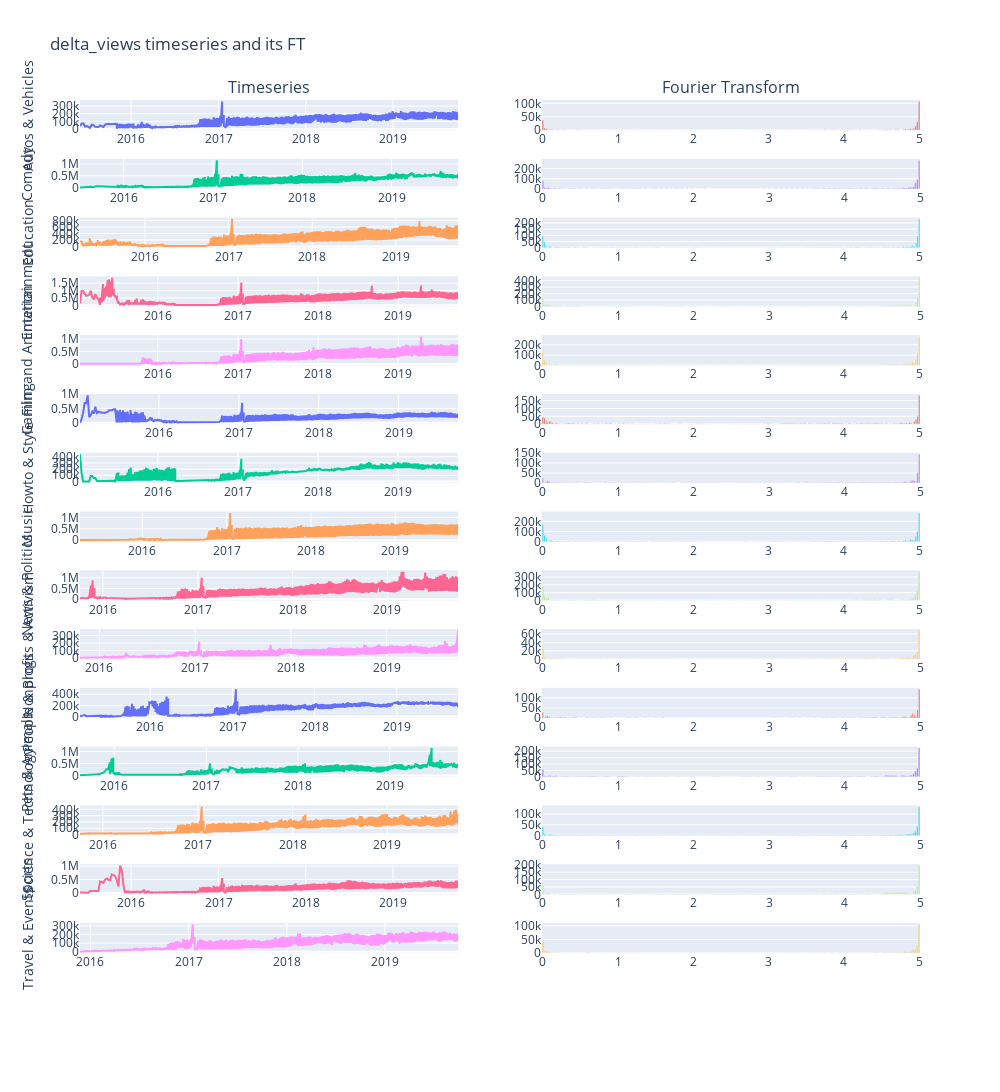

The notebook cell saved with this chart:
### Code cell
fig = make_subplots(rows=categories_nb, cols=2, subplot_titles=('Timeseries', 'Fourier Transform'))

for i, (category, category_df) in enumerate(timeseries_df.groupby(['category', 'datetime']).mean().reset_index().groupby('category')):
    # Timeseries Plot
    fig.add_trace(
        go.Scatter(x=pd.to_datetime(category_df.datetime), y=category_df[metric]),
        row=i+1, col=1
    )
    
    # Computing Fourier Transform
    freqs, fft = ft(category_df, metric)

    # FT Plot
    fig.add_trace(
        go.Bar(x=freqs, y=fft),
        row=i+1, col=2
    )

    fig.update_yaxes(title_text=f'{category}', row=i+1, col=1)


fig.update_layout(height=2500, width=1000, title_text=f"{metric} timeseries and its FT", showlegend=False)
fig.show()

### Figure 1 — Plotly figure (JSON) as saved in the notebook; plotly's stock layout.template omitted (floating-point values rounded to 4 significant figures; data arrays with more than 128 entries replaced by an {"elided": "..."} marker saying what was removed)
{"data": [{"type": "scatter", "x": {"elided": "432 str values"}, "xaxis": "x", "y": {"elided": "432 float values"}, "yaxis": "y"}, {"type": "bar", "x": {"elided": "217 float values"}, "xaxis": "x2", "y": {"elided": "217 float values"}, "yaxis": "y2"}, {"type": "scatter", "x": {"elided": "423 str values"}, "xaxis": "x3", "y": {"elided": "423 float values"}, "yaxis": "y3"}, {"type": "bar", "x": {"elided": "212 float values"}, "xaxis": "x4", "y": {"elided": "212 float values"}, "yaxis": "y4"}, {"type": "scatter", "x": {"elided": "472 str values"}, "xaxis": "x5", "y": {"elided": "472 float values"}, "yaxis": "y5"}, {"type": "bar", "x": {"elided": "237 float values"}, "xaxis": "x6", "y": {"elided": "237 float values"}, "yaxis": "y6"}, {"type": "scatter", "x": {"elided": "481 str values"}, "xaxis": "x7", "y": {"elided": "481 float values"}, "yaxis": "y7"}, {"type": "bar", "x": {"elided": "241 float values"}, "xaxis": "x8", "y": {"elided": "241 float values"}, "yaxis": "y8"}, {"type": "scatter", "x": {"elided": "454 str values"}, "xaxis": "x9", "y": {"elided": "454 float values"}, "yaxis": "y9"}, {"type": "bar", "x": {"elided": "228 float values"}, "xaxis": "x10", "y": {"elided": "228 float values"}, "yaxis": "y10"}, {"type": "scatter", "x": {"elided": "472 str values"}, "xaxis": "x11", "y": {"elided": "472 float values"}, "yaxis": "y11"}, {"type": "bar", "x": {"elided": "237 float values"}, "xaxis": "x12", "y": {"elided": "237 float values"}, "yaxis": "y12"}, {"type": "scatter", "x": {"elided": "471 str values"}, "xaxis": "x13", "y": {"elided": "471 float values"}, "yaxis": "y13"}, {"type": "bar", "x": {"elided": "236 float values"}, "xaxis": "x14", "y": {"elided": "236 float values"}, "yaxis": "y14"}, {"type": "scatter", "x": {"elided": "440 str values"}, "xaxis": "x15", "y": {"elided": "440 float values"}, "yaxis": "y15"}, {"type": "bar", "x": {"elided": "221 float values"}, "xaxis": "x16", "y": {"elided": "221 float values"}, "yaxis": "y16"}, {"type": "scatter", "x": {"elided": "414 str values"}, "xaxis": "x17", "y": {"elided": "414 float values"}, "yaxis": "y17"}, {"type": "bar", "x": {"elided": "208 float values"}, "xaxis": "x18", "y": {"elided": "208 float values"}, "yaxis": "y18"}, {"type": "scatter", "x": {"elided": "403 str values"}, "xaxis": "x19", "y": {"elided": "403 float values"}, "yaxis": "y19"}, {"type": "bar", "x": {"elided": "202 float values"}, "xaxis": "x20", "y": {"elided": "202 float values"}, "yaxis": "y20"}, {"type": "scatter", "x": {"elided": "469 str values"}, "xaxis": "x21", "y": {"elided": "469 float values"}, "yaxis": "y21"}, {"type": "bar", "x": {"elided": "235 float values"}, "xaxis": "x22", "y": {"elided": "235 float values"}, "yaxis": "y22"}, {"type": "scatter", "x": {"elided": "415 str values"}, "xaxis": "x23", "y": {"elided": "415 float values"}, "yaxis": "y23"}, {"type": "bar", "x": {"elided": "208 float values"}, "xaxis": "x24", "y": {"elided": "208 float values"}, "yaxis": "y24"}, {"type": "scatter", "x": {"elided": "407 str values"}, "xaxis": "x25", "y": {"elided": "407 float values"}, "yaxis": "y25"}, {"type": "bar", "x": {"elided": "204 float values"}, "xaxis": "x26", "y": {"elided": "204 float values"}, "yaxis": "y26"}, {"type": "scatter", "x": {"elided": "427 str values"}, "xaxis": "x27", "y": {"elided": "427 float values"}, "yaxis": "y27"}, {"type": "bar", "x": {"elided": "214 float values"}, "xaxis": "x28", "y": {"elided": "214 float values"}, "yaxis": "y28"}, {"type": "scatter", "x": {"elided": "386 str values"}, "xaxis": "x29", "y": {"elided": "386 float values"}, "yaxis": "y29"}, {"type": "bar", "x": {"elided": "194 float values"}, "xaxis": "x30", "y": {"elided": "194 float values"}, "yaxis": "y30"}], "layout": {"annotations": [{"font": {"size": 16}, "showarrow": false, "text": "Timeseries", "x": 0.225, "xanchor": "center", "xref": "paper", "y": 1, "yanchor": "bottom", "yref": "paper"}, {"font": {"size": 16}, "showarrow": false, "text": "Fourier Transform", "x": 0.775, "xanchor": "center", "xref": "paper", "y": 1, "yanchor": "bottom", "yref": "paper"}], "height": 2500, "showlegend": false, "title": {"text": "delta_views timeseries and its FT"}, "width": 1000, "xaxis": {"anchor": "y", "domain": [0, 0.45]}, "xaxis10": {"anchor": "y10", "domain": [0.55, 1]}, "xaxis11": {"anchor": "y11", "domain": [0, 0.45]}, "xaxis12": {"anchor": "y12", "domain": [0.55, 1]}, "xaxis13": {"anchor": "y13", "domain": [0, 0.45]}, "xaxis14": {"anchor": "y14", "domain": [0.55, 1]}, "xaxis15": {"anchor": "y15", "domain": [0, 0.45]}, "xaxis16": {"anchor": "y16", "domain": [0.55, 1]}, "xaxis17": {"anchor": "y17", "domain": [0, 0.45]}, "xaxis18": {"anchor": "y18", "domain": [0.55, 1]}, "xaxis19": {"anchor": "y19", "domain": [0, 0.45]}, "xaxis2": {"anchor": "y2", "domain": [0.55, 1]}, "xaxis20": {"anchor": "y20", "domain": [0.55, 1]}, "xaxis21": {"anchor": "y21", "domain": [0, 0.45]}, "xaxis22": {"anchor": "y22", "domain": [0.55, 1]}, "xaxis23": {"anchor": "y23", "domain": [0, 0.45]}, "xaxis24": {"anchor": "y24", "domain": [0.55, 1]}, "xaxis25": {"anchor": "y25", "domain": [0, 0.45]}, "xaxis26": {"anchor": "y26", "domain": [0.55, 1]}, "xaxis27": {"anchor": "y27", "domain": [0, 0.45]}, "xaxis28": {"anchor": "y28", "domain": [0.55, 1]}, "xaxis29": {"anchor": "y29", "domain": [0, 0.45]}, "xaxis3": {"anchor": "y3", "domain": [0, 0.45]}, "xaxis30": {"anchor": "y30", "domain": [0.55, 1]}, "xaxis31": {"anchor": "y31", "domain": [0, 0.45]}, "xaxis32": {"anchor": "y32", "domain": [0.55, 1]}, "xaxis4": {"anchor": "y4", "domain": [0.55, 1]}, "xaxis5": {"anchor": "y5", "domain": [0, 0.45]}, "xaxis6": {"anchor": "y6", "domain": [0.55, 1]}, "xaxis7": {"anchor": "y7", "domain": [0, 0.45]}, "xaxis8": {"anchor": "y8", "domain": [0.55, 1]}, "xaxis9": {"anchor": "y9", "domain": [0, 0.45]}, "yaxis": {"anchor": "x", "domain": [0.9668, 1], "title": {"text": "Autos & Vehicles"}}, "yaxis10": {"anchor": "x10", "domain": [0.709, 0.7422]}, "yaxis11": {"anchor": "x11", "domain": [0.6445, 0.6777], "title": {"text": "Gaming"}}, "yaxis12": {"anchor": "x12", "domain": [0.6445, 0.6777]}, "yaxis13": {"anchor": "x13", "domain": [0.5801, 0.6133], "title": {"text": "Howto & Style"}}, "yaxis14": {"anchor": "x14", "domain": [0.5801, 0.6133]}, "yaxis15": {"anchor": "x15", "domain": [0.5156, 0.5488], "title": {"text": "Music"}}, "yaxis16": {"anchor": "x16", "domain": [0.5156, 0.5488]}, "yaxis17": {"anchor": "x17", "domain": [0.4512, 0.4844], "title": {"text": "News & Politics"}}, "yaxis18": {"anchor": "x18", "domain": [0.4512, 0.4844]}, "yaxis19": {"anchor": "x19", "domain": [0.3867, 0.4199], "title": {"text": "Nonprofits & Activism"}}, "yaxis2": {"anchor": "x2", "domain": [0.9668, 1]}, "yaxis20": {"anchor": "x20", "domain": [0.3867, 0.4199]}, "yaxis21": {"anchor": "x21", "domain": [0.3223, 0.3555], "title": {"text": "People & Blogs"}}, "yaxis22": {"anchor": "x22", "domain": [0.3223, 0.3555]}, "yaxis23": {"anchor": "x23", "domain": [0.2578, 0.291], "title": {"text": "Pets & Animals"}}, "yaxis24": {"anchor": "x24", "domain": [0.2578, 0.291]}, "yaxis25": {"anchor": "x25", "domain": [0.1934, 0.2266], "title": {"text": "Science & Technology"}}, "yaxis26": {"anchor": "x26", "domain": [0.1934, 0.2266]}, "yaxis27": {"anchor": "x27", "domain": [0.1289, 0.1621], "title": {"text": "Sports"}}, "yaxis28": {"anchor": "x28", "domain": [0.1289, 0.1621]}, "yaxis29": {"anchor": "x29", "domain": [0.06445, 0.09766], "title": {"text": "Travel & Events"}}, "yaxis3": {"anchor": "x3", "domain": [0.9023, 0.9355], "title": {"text": "Comedy"}}, "yaxis30": {"anchor": "x30", "domain": [0.06445, 0.09766]}, "yaxis31": {"anchor": "x31", "domain": [0, 0.0332]}, "yaxis32": {"anchor": "x32", "domain": [0, 0.0332]}, "yaxis4": {"anchor": "x4", "domain": [0.9023, 0.9355]}, "yaxis5": {"anchor": "x5", "domain": [0.8379, 0.8711], "title": {"text": "Education"}}, "yaxis6": {"anchor": "x6", "domain": [0.8379, 0.8711]}, "yaxis7": {"anchor": "x7", "domain": [0.7734, 0.8066], "title": {"text": "Entertainment"}}, "yaxis8": {"anchor": "x8", "domain": [0.7734, 0.8066]}, "yaxis9": {"anchor": "x9", "domain": [0.709, 0.7422], "title": {"text": "Film and Animation"}}}}
